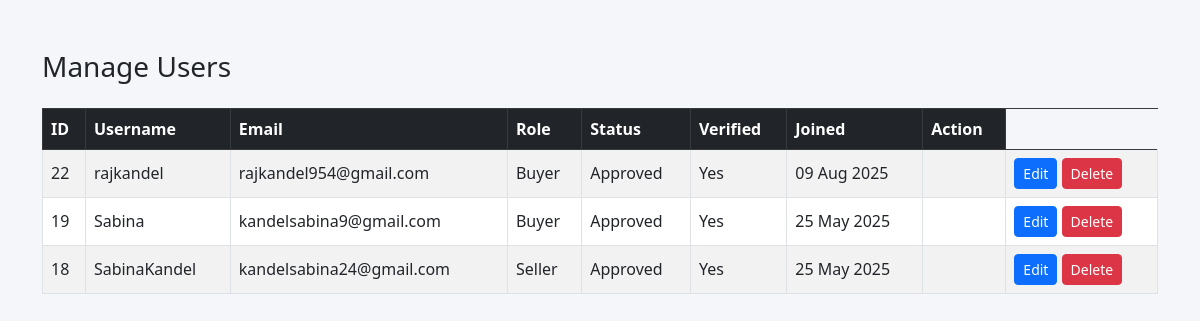
/manage_users.php (signed in), run on the app's committed database.
### tables this page shows
CREATE TABLE `users` (
  `id` int(11) NOT NULL,
  `username` varchar(100) NOT NULL,
  `email` varchar(100) NOT NULL,
  `password` varchar(255) NOT NULL,
  `role` enum('buyer','seller','admin') NOT NULL,
  `otp_code` varchar(6) DEFAULT NULL,
  `is_verified` tinyint(1) DEFAULT 0,
  `status` enum('pending','approved') DEFAULT 'pending',
  `created_at` timestamp NOT NULL DEFAULT current_timestamp(),
  `contact_number` varchar(20) DEFAULT NULL
);

### manage_users.php (the view, shortened to what this page needs)
<?php
include 'db.php';
$users = $conn->query("SELECT * FROM users WHERE role='seller' OR role='buyer' ORDER BY created_at DESC");
?>
<!DOCTYPE html>
<html lang="en">
<head>
    <link rel="stylesheet" href="https://cdn.jsdelivr.net/npm/bootstrap@5.3.0/dist/css/bootstrap.min.css">
</head>
<body>
<div class="container">
    <h3 class="mb-4">Manage Users</h3>
    <table class="table table-bordered table-striped">
        <thead class="table-dark">
            <tr>
                <th>ID</th>
                <th>Username</th>
                <th>Email</th>
                <th>Role</th>
                <th>Status</th>
                <th>Verified</th>
                <th>Joined</th>
                <th>Action</th>
            </tr>
        </thead>
        <tbody>
            <?php if ($users->num_rows > 0): ?>
                <?php while ($row = $users->fetch_assoc()): ?>
                    <tr>
                        <td><?= $row['id'] ?></td>
                        <td><?= htmlspecialchars($row['username']) ?></td>
                        <td><?= htmlspecialchars($row['email']) ?></td>
                        <td><?= ucfirst($row['role']) ?></td>
                        <td><?= ucfirst($row['status']) ?></td>
                        <td><?= $row['is_verified'] ? 'Yes' : 'No' ?></td>
                        <td><?= date("d M Y", strtotime($row['created_at'])) ?></td>
                        <td>
                            <td>
    <a href="edit_user.php?id=<?= $row['id'] ?>" class="btn btn-sm btn-primary">Edit</a>
    <a href="?delete=<?= $row['id'] ?>" class="btn btn-sm btn-danger" onclick="return confirm('Are you sure you want to delete this user and all associated data?')">Delete</a>
</td>
                        </td>
                    </tr>
                <?php endwhile; ?>
            <?php else: ?>
                <tr><td colspan="8" class="text-center">No users found.</td></tr>
            <?php endif; ?>
        </tbody>
    </table>
</div>
</body>
</html>

### manage_users.php (style rules this page uses)
body { background: #f4f6f9; font-family: 'Segoe UI', sans-serif; }
.container { margin-top: 50px; }
.table th, .table td { vertical-align: middle; }

### data on the page
users: id "22", username "rajkandel", email "rajkandel954@gmail.com", role "Buyer", status "Approved", is_verified "Yes", created_at "09 Aug 2025"
users: id "19", username "Sabina", email "kandelsabina9@gmail.com", role "Buyer", status "Approved", is_verified "Yes", created_at "25 May 2025"
users: id "18", username "SabinaKandel", email "kandelsabina24@gmail.com", role "Seller", status "Approved", is_verified "Yes", created_at "25 May 2025"
